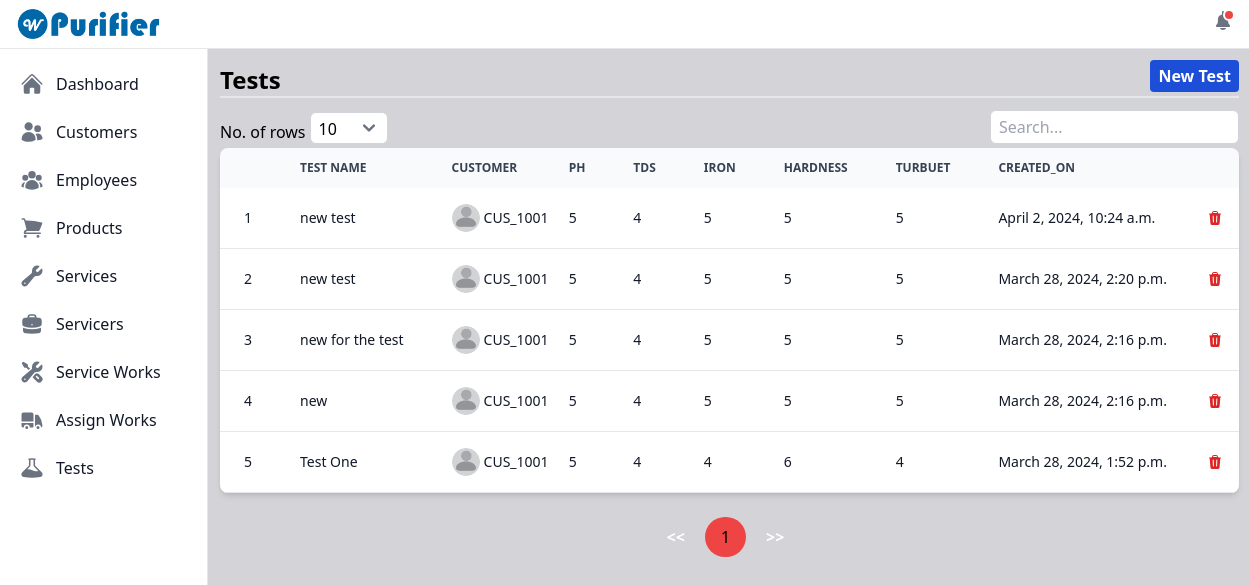
The page /view_tests/ (signed in) on the database its author committed.
### purifier/models.py (models this page shows, shortened)
class Test(models.Model):
    id = models.UUIDField(primary_key=True, default=uuid.uuid4, unique=True, editable=False)
    customer_code = models.ForeignKey(Customer, on_delete=models.CASCADE)
    test_name = models.CharField(max_length=150)
    ph_value = models.CharField(max_length=30)
    tds_value = models.CharField(max_length=30)
    iron_value = models.CharField(max_length=30)
    hardness_value = models.CharField(max_length=30)
    turbuet_value = models.CharField(max_length=30)
    created_on = models.DateTimeField(auto_now_add=True)

class Customer(models.Model):
    id = models.UUIDField(primary_key=True, default=uuid.uuid4, unique=True, editable=False)
    profile = models.ImageField(null=True, blank=True, upload_to="customer_profiles/")
    name = models.CharField(max_length=50)
    email = models.EmailField(unique=True)
    address = models.TextField()
    mobile = models.CharField(max_length=20)
    whatsapp_number = models.CharField(max_length=20)
    installed_product = models.ManyToManyField(Product, blank=True)
    customer_code = models.CharField(max_length=50, blank=True, unique=True)
    location = models.CharField(max_length=250, null=True, blank=True)
    initial_password = models.CharField(max_length=150, blank=True, null=True)
    created_on = models.DateField(auto_now_add=True)
    def __str__(self) -> str:
        return self.customer_code

### purifier/views.py (the view)
# urls.py: path('view_tests/', views.viewTests, name='view_tests'),
@login_required
def viewTests(request):
    tests = Test.objects.all().order_by('-created_on')
    tests_exists = tests.exists()
    context = {'tests': tests, 'tests_exists': tests_exists}
    return render(request, 'test/view_tests.html', context)

### user_management/models.py (called while the page is built)
    def __str__(self):
        return self.username

### purifier/templates/test/view_tests.html (shortened to what this page needs)
{% extends "index.html" %}
{% load static %}
{% block content %}
    <div class="flex justify-between">
        <span class="text-2xl font-bold flex self-end">Tests</span>
        <a href="{% url "purifier:create_test" %}" class="bg-blue-700 p-1 px-2 mb-1 text-base font-bold rounded text-white">New Test</a>
    </div>
    <hr class="border dark:border-gray-800">
    <div class="mt-3">
        {% if tests_exists %}
        <div class="flex justify-between mb-1">
            <div class="flex items-end">
                <span class="font-medium">No. of rows</span>
                <select id="showEntriesSelect" class="ms-1 px-2 py-1 w-18 h-8 border border-gray-300 rounded-md focus:outline-none focus:border-blue-500">
                    <option value="10">10</option>
                </select>
            </div>
            <input type="text" id="searchInput" placeholder="Search..." class="px-2 py-1 border border-gray-300 rounded-md focus:outline-none focus:border-blue-500">
        </div>
        <div class="relative overflow-x-auto shadow-md sm:rounded-lg">
            <table id="tests_table" class="w-full text-sm text-left rtl:text-right text-gray-500 dark:text-gray-400">
                <thead class="text-xs text-gray-700 uppercase bg-gray-50 dark:bg-gray-700 dark:text-gray-400">
                    <tr>
                        <th scope="col" class="px-6 py-3 text-center"></th>
                        <th scope="col" class="px-6 py-3">Test Name</th>
                        <th scope="col" class="px-6 py-3">Customer</th>
                        <th scope="col" class="px-6 py-3">PH</th>
                        <th scope="col" class="px-6 py-3">TDS</th>
                        <th scope="col" class="px-6 py-3">Iron</th>
                        <th scope="col" class="px-6 py-3">Hardness</th>
                        <th scope="col" class="px-6 py-3">Turbuet</th>
                        <th scope="col" class="px-6 py-3">Created_on</th>
                        <th scope="col" class="px-6 py-3"></th>
                    </tr>
                </thead>
                <tbody>
                    {% for test in tests %}
                        <tr class="bg-white border-b dark:bg-gray-800 dark:border-gray-700 hover:bg-gray-50 dark:hover:bg-gray-600">
                            <th scope="row" class="px-6 py-4 font-medium text-gray-900 whitespace-nowrap dark:text-white text-center">{{ forloop.counter }}</th>
                            <th scope="row" class="px-6 py-4 font-medium text-gray-900 whitespace-nowrap dark:text-white">{{ test.test_name }}</th>
                            <th scope="row" class="flex items-center px-6 py-4 font-medium text-gray-900 whitespace-nowrap dark:text-white gap-x-1">
                                {% if test.customer_code.profile %}
                                    <img src="{{test.customer_code.profile.url}}" alt="Profile not loading..." class="h-7 w-7 rounded-full">
                                {% else %}
                                    <img src="{% static 'images/default.png' %}" alt="Profile not loading..." class="h-7 w-7 rounded-full">
                                {% endif %}
                                {{ test.customer_code }}
                            </th>
                            <th scope="row" class="px-6 py-4 font-medium text-gray-900 whitespace-nowrap dark:text-white">{{ test.ph_value }}</th>
                            <th scope="row" class="px-6 py-4 font-medium text-gray-900 whitespace-nowrap dark:text-white">{{ test.tds_value }}</th>
                            <th scope="row" class="px-6 py-4 font-medium text-gray-900 whitespace-nowrap dark:text-white">{{ test.iron_value }}</th>
                            <th scope="row" class="px-6 py-4 font-medium text-gray-900 whitespace-nowrap dark:text-white">{{ test.hardness_value }}</th>
                            <th scope="row" class="px-6 py-4 font-medium text-gray-900 whitespace-nowrap dark:text-white">{{ test.turbuet_value }}</th>
                            <th scope="row" class="px-6 py-4 font-medium text-gray-900 whitespace-nowrap dark:text-white">{{ test.created_on }}</th>
                            <th scope="row">
                                <div class="flex justify-center">
                                    <div data-modal-target="delete-modal" data-modal-toggle="delete-modal" data-testId="{{test.id}}" data-testName="{{test.test_name}}" data-testCustomer="{{test.customer_code}}" class="test-delete-icon">
                                    </div>
                                </div>
                            </th>
                        </tr>
                    {% endfor %}
                </tbody>
            </table>
        </div>
        <div id="pagination" class="flex justify-center mt-6">
        </div>
        {% else %}
        <div class="flex justify-center">
            <span class="font-bold text-xl">No Tests to view</span>
        </div>
        {% endif %}
    </div>
</div>
{% endblock content %}

### rows shown on the page
Test: test_name "new test", customer_code "CUS_1001", ph_value "5", tds_value "4", iron_value "5", hardness_value "5", turbuet_value "5", created_on "April 2, 2024, 10:24 a.m."
Test: test_name "new test", customer_code "CUS_1001", ph_value "5", tds_value "4", iron_value "5", hardness_value "5", turbuet_value "5", created_on "March 28, 2024, 2:20 p.m."
Test: test_name "new for the test", customer_code "CUS_1001", ph_value "5", tds_value "4", iron_value "5", hardness_value "5", turbuet_value "5", created_on "March 28, 2024, 2:16 p.m."
Test: test_name "new", customer_code "CUS_1001", ph_value "5", tds_value "4", iron_value "5", hardness_value "5", turbuet_value "5", created_on "March 28, 2024, 2:16 p.m."
Test: test_name "Test One", customer_code "CUS_1001", ph_value "5", tds_value "4", iron_value "4", hardness_value "6", turbuet_value "4", created_on "March 28, 2024, 1:52 p.m."
